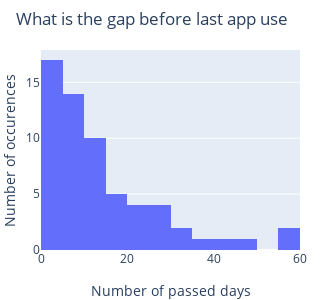

The notebook cell this image was saved under:
### Code cell
go.Figure(
    [go.Histogram(
        x = last_login['PREV_DAYS_DIFF'].dt.days,
        name = 'a',
        xbins = {
            'start': 0, 
            'end': 60,
            'size': 5
        }
    )],
    layout = go.Layout(
        width = 300,
        height = 300,
        xaxis = {
            'title': 'Number of passed days'
        },
        yaxis = {
            'title': 'Number of occurences'
        },
        title = 'What is the gap before last app use',
        margin = {
            't': 50,
            'b': 50,
            'l': 20,
            'r': 20
        }
    )
)

### Figure 1 — Plotly figure (JSON) as saved in the notebook; plotly's stock layout.template omitted (floating-point values rounded to 4 significant figures)
{"data": [{"name": "a", "type": "histogram", "x": [26, 8, 35, 55, 7, 11, 15, 7, 3, 12, 26, 4, 4, 8, 8, 41, 10, 22, 8, 16, 9, 2, 1, 32, 13, 12, 16, 3, 21, 48, 28, 4, 2, 11, 21, 7, 21, 26, 17, 14, 1, 10, 32, 56, 19, 8, 3, 5, 9, 1, 1, 5, 1, 1, 3, 2, 5, 11, 9, 10, 4], "xbins": {"end": 60, "size": 5, "start": 0}}], "layout": {"height": 300, "margin": {"b": 50, "l": 20, "r": 20, "t": 50}, "title": {"text": "What is the gap before last app use"}, "width": 300, "xaxis": {"title": {"text": "Number of passed days"}}, "yaxis": {"title": {"text": "Number of occurences"}}}}
